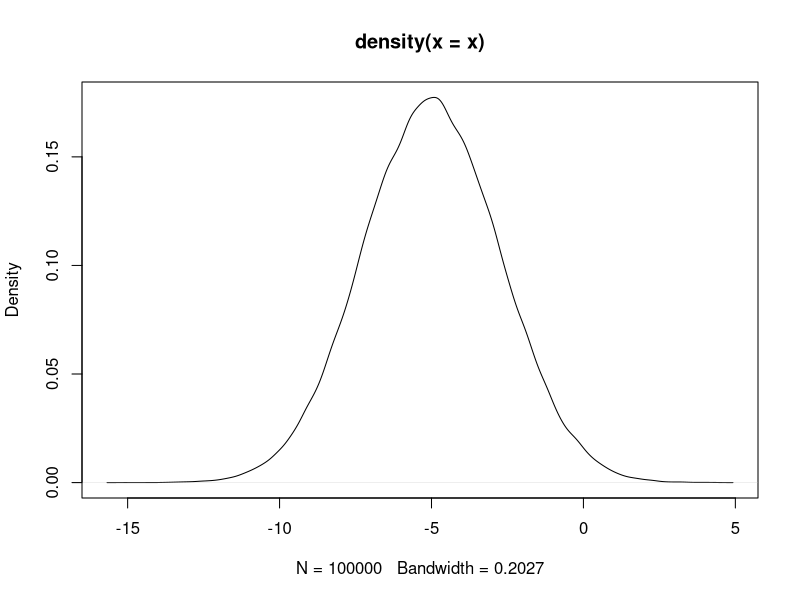
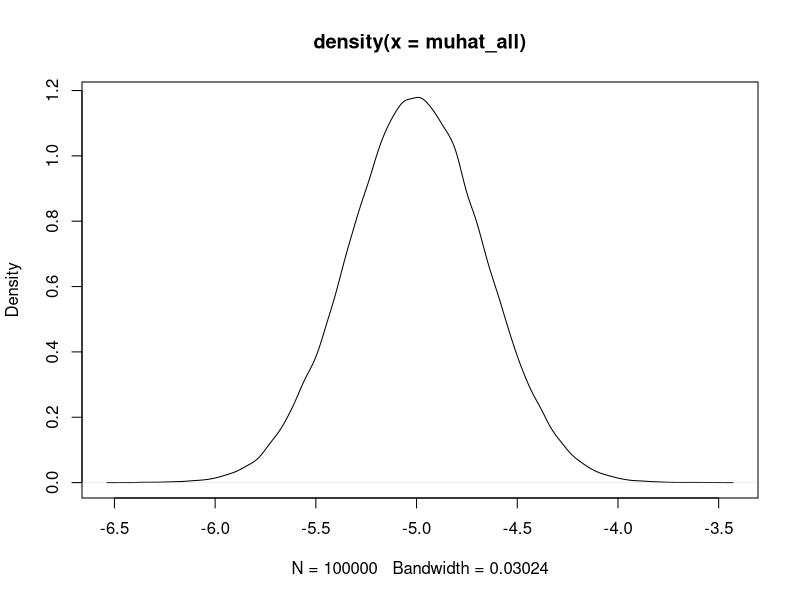
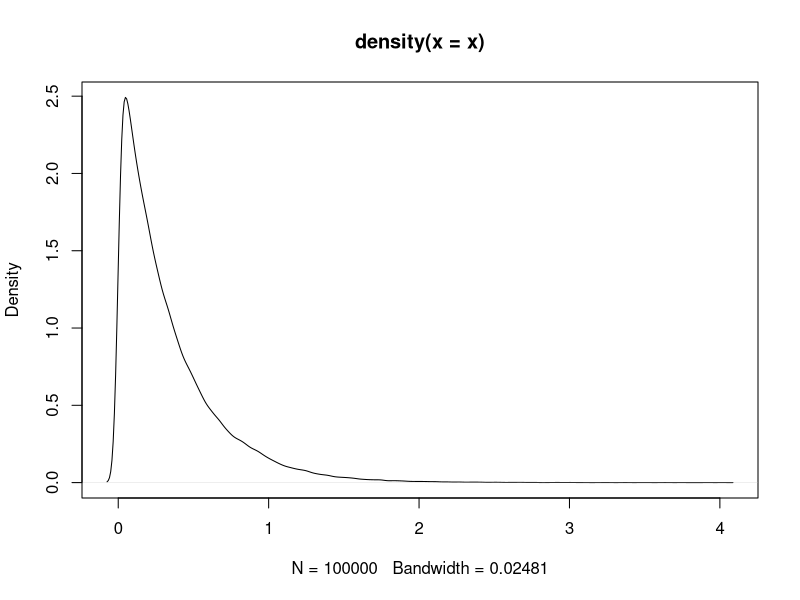
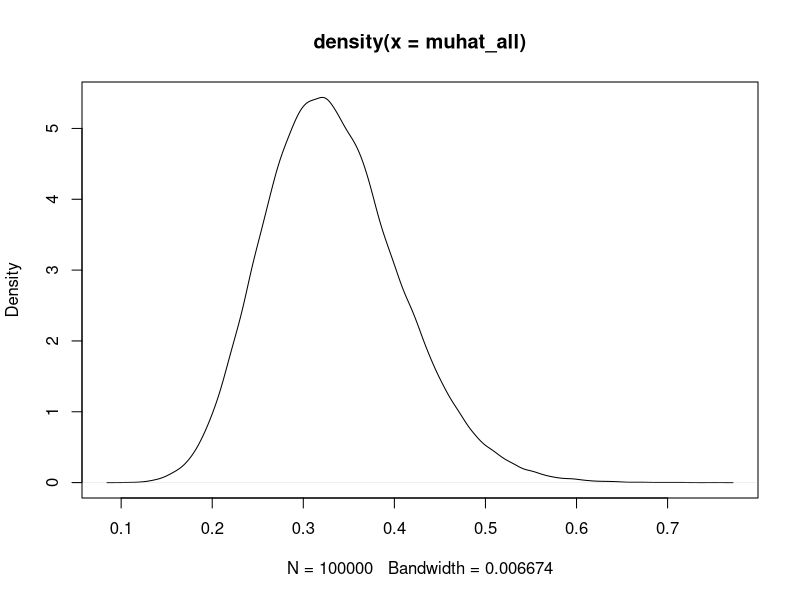

Source code (R) for these figures, in order:
## ---- chunk 1
x = as.matrix(c(-5, -3, -1, 0 , 2, 4))
norm1 <- norm(x, type = "1")
norm2 <- norm(x, type = "2")
norminf <- norm(x, type = "I")
cat(" 1-Norm: ", norm1, "\n",
    "2-Norm: ", norm2, "\n",
    "Inf-Norm: ", norminf)
## ---- chunk 2
x = rnorm(100000, mean = -5, sd = 2.25)
meanx <- mean(x)
sdx <- sd(x)
cat(" Mean:", meanx, "\n",
    "SD: ", sdx)
## ---- chunk 3
plot(density(x))
## ---- chunk 4
numsamp = 100000
muhat_all = matrix(0,nrow = numsamp,ncol = 1)
for (i in 1:numsamp){
  x = rnorm(20,mean=-5,sd=1.5)
  muhat_all[i] = mean(x)
}

mean_muhat_all <- mean(muhat_all)
var_muhat_all <- var(muhat_all)

cat(" E[mu_bar]:", -5, "\n",
    "Mean_Sim: ", mean_muhat_all, "\n", "\n",
    "Var(mu_bar):", 2.25 / 20, "\n",
    "Var_Sim:", var_muhat_all, "\n")
## ---- chunk 5
plot(density(muhat_all))
## ---- chunk 6
x = rexp(100000, rate = 3)
meanx <- mean(x)
varx <- var(x)
cat(" E[x]:", 1/3, "\n",
    "Sample Mean: ", meanx, "\n", "\n",
    "Var(x):", 1/(3)^2, "\n",
    "Sample Var:", varx)
## ---- chunk 7
plot(density(x))
## ---- chunk 8
numsamp = 100000
muhat_all = matrix(0,nrow = numsamp,ncol = 1)
for (i in 1:numsamp){
  x = rexp(20, rate = 3)
  muhat_all[i] = mean(x)
}

mean_muhat_all <- mean(muhat_all)
var_muhat_all <- var(muhat_all)

cat(" E[mu_bar]:", 1/3, "\n",
    "Mean_Sim: ", mean_muhat_all, "\n", "\n",
    "Var(mu_bar):", (1/(3^2))/20, "\n",
    "Var_Sim:", var_muhat_all, "\n")
## ---- chunk 9
plot(density(muhat_all))
## ---- chunk 10
beta1 = 1
beta2 = 1
variance = 10
n = 50
a = 0.5
numsamp = 100000
x1_sample_var = matrix(0,nrow = numsamp,ncol = 1)
x2_sample_var = matrix(0,nrow = numsamp,ncol = 1)
x1_x2_sample_cov = matrix(0,nrow = numsamp,ncol = 1)
for (i in 1:numsamp){
  x1 = rnorm(n, mean = 0, sd = 1)
  eta = rnorm(n, mean = 0, sd = sqrt(a))
  x2 = (sqrt(1 - a)*x1) + eta
  x1_sample_var[i] = var(x1)
  x2_sample_var[i] = var(x2)
  x1_x2_sample_cov[i] = cov(x1, x2)
}
mean_x1_sample_var = mean(x1_sample_var)
mean_x2_sample_var = mean(x2_sample_var)
mean_x1_x2_sample_cov = mean(x1_x2_sample_cov)

var_b1 = variance*n*mean_x1_sample_var
var_b2 = variance*n*mean_x2_sample_var
cov_b1_b2 = variance*n*mean_x1_x2_sample_cov
cov_b2_b1 = variance*n*mean_x1_x2_sample_cov
cat(" Var(b1):", var_b1, "\n",
    "Var(b2): ",var_b2, "\n", "\n",
    "Cov(b1,b2):", cov_b1_b2, "\n",
    "Cov(b2,b1)", cov_b2_b1)
## ---- chunk 11

## ---- chunk 12
